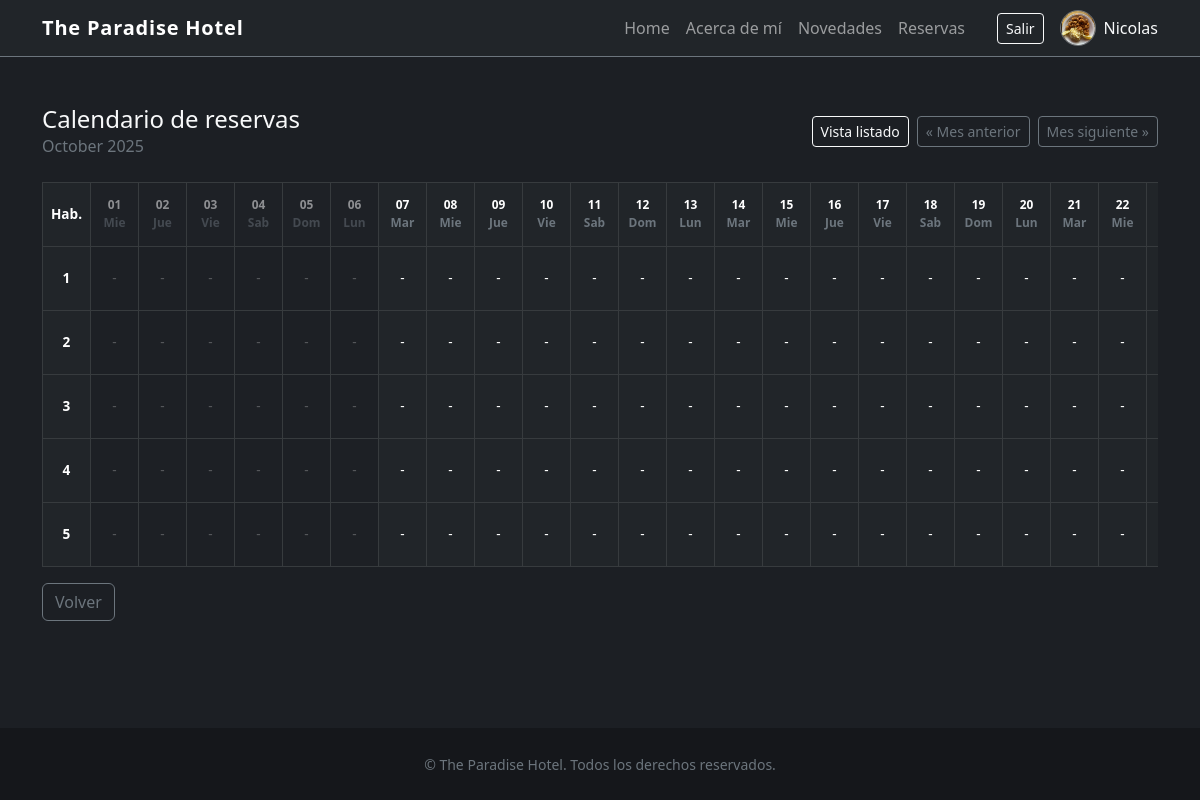
Before: /reservas/calendario/ (signed in) with the older database file.
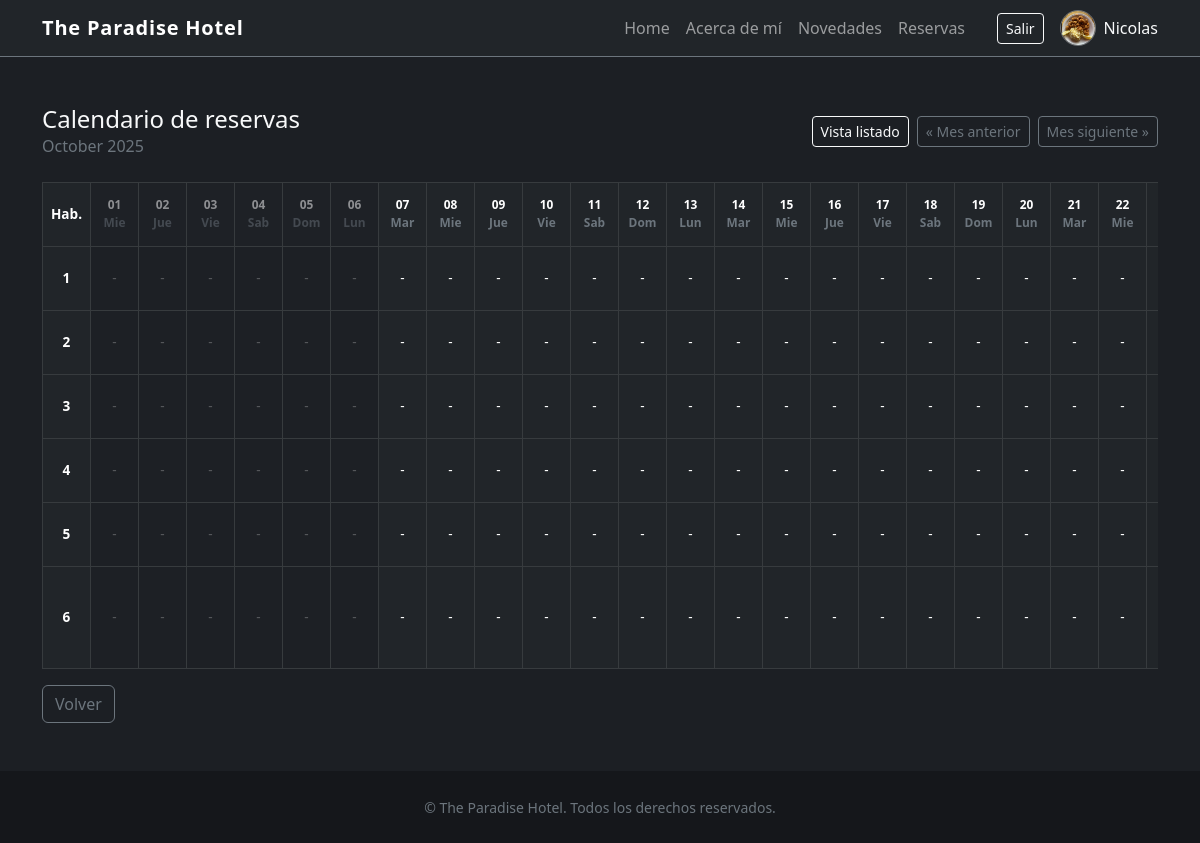
After: the same page with the newer database file.
### HotelApp/models.py (models this page shows, shortened)
class Habitacion(models.Model):
    numero = models.IntegerField(unique=True)
    tipo = models.CharField(max_length=50)
    precio = models.DecimalField(max_digits=8, decimal_places=2)
    disponible = models.BooleanField(default=True)

### HotelApp/views.py (the view)
# urls.py: path("reservas/calendario/", views.calendario_reservas, name="calendario_reservas"),
@login_required
def calendario_reservas(request):
    today = timezone.localdate()
    try:
        month = int(request.GET.get("month", today.month))
        year = int(request.GET.get("year", today.year))
    except ValueError:
        month = today.month
        year = today.year
    first_day = date(year, month, 1)
    last_day_number = calendar.monthrange(year, month)[1]
    last_day = date(year, month, last_day_number)
    total_days = (last_day - first_day).days + 1
    days = [first_day + timedelta(days=i) for i in range(total_days)]
    prev_month_date = first_day - timedelta(days=1)
    next_month_date = last_day + timedelta(days=1)
    habitaciones = Habitacion.objects.order_by("numero")
    reservas = (
        Reserva.objects.select_related("habitacion")
        .filter(check_out__gte=first_day, check_in__lte=last_day)
        .order_by("habitacion__numero", "check_in")
    )
    reservas_por_habitacion = {habitacion.pk: {} for habitacion in habitaciones}
    for reserva in reservas:
        inicio = max(reserva.check_in, first_day)
        fin = min(reserva.check_out, last_day)
        actual = inicio
        habitacion_id = getattr(reserva, "habitacion_id", reserva.habitacion.pk)
        while actual <= fin:
            reservas_por_habitacion[habitacion_id][actual] = reserva
            actual += timedelta(days=1)
    filas_calendario = []
    for habitacion in habitaciones:
        celdas = []
        mapa = reservas_por_habitacion.get(habitacion.pk, {})
        for dia in days:
            celdas.append({
                "dia": dia,
                "reserva": mapa.get(dia),
            })
        filas_calendario.append({
            "habitacion": habitacion,
            "celdas": celdas,
        })
    contexto = {
        "dias": days,
        "filas_calendario": filas_calendario,
        "today": today,
        "current_month": month,
        "current_year": year,
        "month_name": calendar.month_name[month],
        "prev_month": prev_month_date.month,
        "prev_year": prev_month_date.year,
        "next_month": next_month_date.month,
        "next_year": next_month_date.year,
        "weekday_names": [calendar.day_abbr[d.weekday()] for d in days],
    }
    return render(request, "reservas_calendario.html", contexto)

### Cuentas/context_processors.py (called while the page is built)
def perfil_actual(request):
    if not request.user.is_authenticated:
        return {}
    perfil, _ = Perfil.objects.get_or_create(user=request.user)
    return {"perfil_actual": perfil}

### Cuentas/models.py (called while the page is built)
    def avatar_url(self):
        if self.avatar:
            return self.avatar.url
        nombre = self.user.get_full_name() or self.user.get_username()
        return "https://ui-avatars.com/api/?background=262b33&color=f8f9fa&name=" + quote_plus(nombre)

### HotelApp/Templates/reservas_calendario.html (shortened to what this page needs)
{% extends "base.html" %}
{% block content %}
<section class="mb-4 d-flex justify-content-between flex-wrap gap-2 align-items-center">
    <div>
        <h1 class="h4 mb-0">Calendario de reservas</h1>
        <p class="text-secondary mb-0">{{ month_name }} {{ current_year }}</p>
    </div>
    <div class="d-flex gap-2">
        <a class="btn btn-outline-light btn-sm" href="{% url 'lista_reservas' %}">Vista listado</a>
        <a class="btn btn-outline-secondary btn-sm" href="{% url 'calendario_reservas' %}?month={{ prev_month }}&year={{ prev_year }}">&laquo; Mes anterior</a>
        <a class="btn btn-outline-secondary btn-sm" href="{% url 'calendario_reservas' %}?month={{ next_month }}&year={{ next_year }}">Mes siguiente &raquo;</a>
    </div>
</section>
<div class="table-responsive">
    <table class="table table-bordered table-dark align-middle mb-0 tabla-calendario">
        <thead>
            <tr>
                <th scope="col" class="text-center align-middle" style="min-width: 90px;">Hab.</th>
                {% for dia in dias %}
                    <th scope="col" class="text-center small {% if dia < today %}opacity-50{% endif %}">
                        {{ dia|date:"d" }}<br>
                        <span class="text-secondary">{{ dia|date:"D" }}</span>
                    </th>
                {% endfor %}
            </tr>
        </thead>
        <tbody>
            {% for fila in filas_calendario %}
                <tr>
                    <th scope="row" class="text-center">{{ fila.habitacion.numero }}</th>
                    {% for celda in fila.celdas %}
                        {% if celda.reserva %}
                            <td class="bg-primary bg-opacity-50 text-center text-wrap{% if celda.dia < today %} opacity-50{% endif %}">
                                <strong>{{ celda.reserva.nombre }}</strong><br>
                                <span class="small">{{ celda.reserva.apellido }}</span>
                            </td>
                        {% else %}
                            <td class="text-center {% if celda.dia < today %}opacity-25{% endif %}">-</td>
                        {% endif %}
                    {% endfor %}
                </tr>
            {% endfor %}
        </tbody>
    </table>
</div>
<div class="mt-3">
    <a href="{% url 'home' %}" class="btn btn-outline-secondary">Volver</a>
</div>
{% endblock %}

Changed rows visible on the page:
added Habitacion: habitacion.numero "6"
